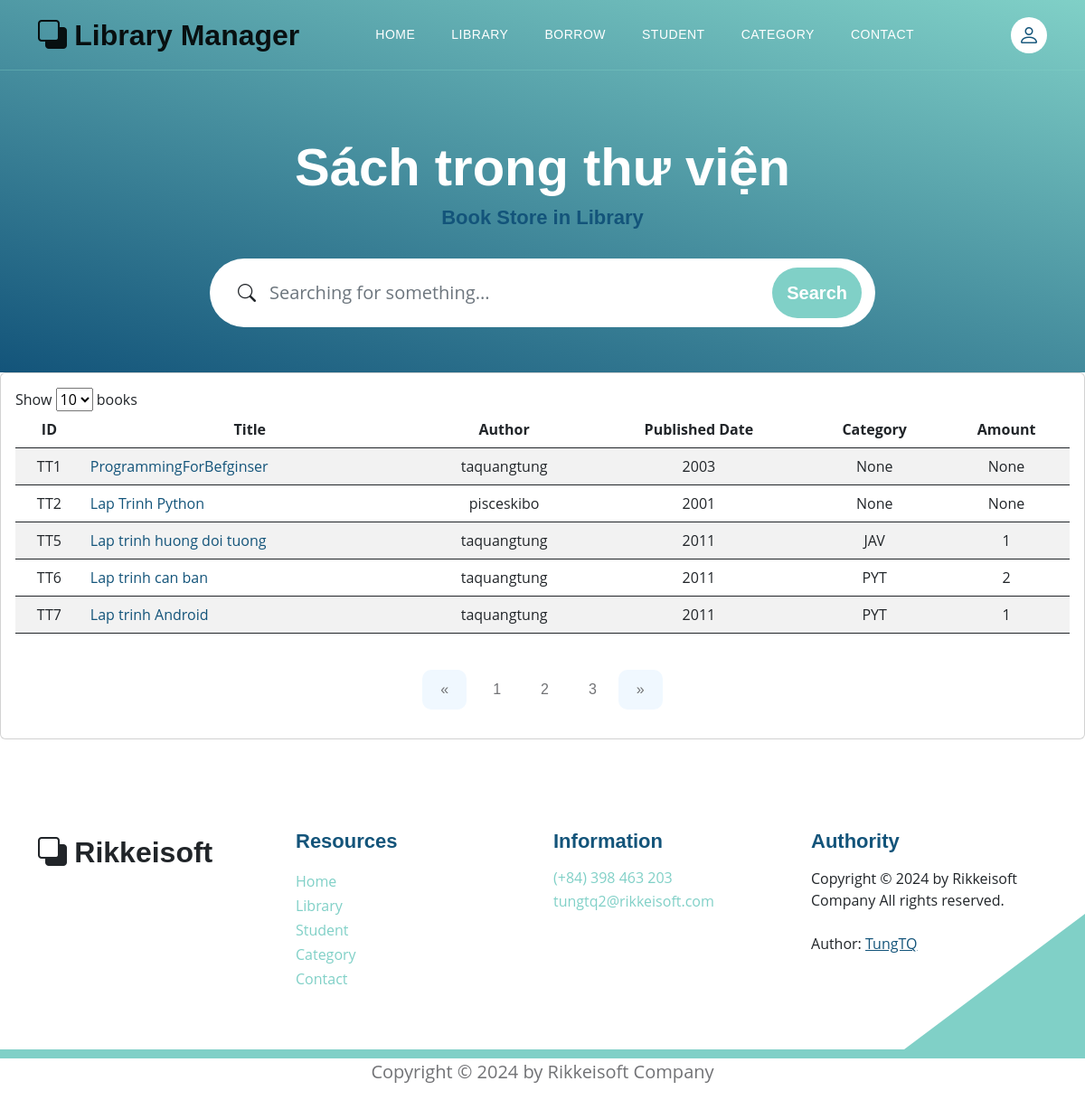
/books, run on the app's committed database.
### models.py (models this page shows, shortened)
class Book(Base):
    __tablename__ = 'books'
    username_id = Column(String(30), ForeignKey('users.username'), nullable=False)
    id_book = Column(String(30), primary_key=True, unique=True, index=True)         # Số thứ tự sách
    title = Column(String(100), index=True)      # Tiêu đề sách
    author = Column(String(100), index=True)     # Tác giả
    year = Column(Integer)                  # Năm xuất bản
    quantity_amount = Column(Integer, index=True, default=0)
    category_id = Column(String(10), ForeignKey('category.category_id'), nullable=False)
    insert_at = Column(DateTime, index = True)
    insert_id = Column(String(30), index = True)
    update_at = Column(DateTime,index=True)
    update_id = Column(String(30), index = True)
    delete_at = Column(DateTime,index=True)
    delete_id = Column(String(30), index = True)
    delete_flag = Column(Integer, index=True)
    user = relationship("User", back_populates="books")
    category = relationship("Category", back_populates="category_books")
    borrows = relationship("BorrowBook", back_populates="book_borrow")
    borrowfinal = relationship("BorrowBookFinal", back_populates="book_borrow_final")

class Category(Base):
    __tablename__ = 'category'
    category_id = Column(String(10), primary_key=True, index=True)
    category_name = Column(String(50), index=True)
    insert_at = Column(DateTime, index = True)
    insert_id = Column(String(30), index = True)
    update_at = Column(DateTime,index=True)
    update_id = Column(String(30), index = True)
    delete_at = Column(DateTime,index=True)
    delete_id = Column(String(30), index = True)
    delete_flag = Column(Integer, index=True)
    category_books = relationship("Book", back_populates="category")

### main.py (the view)
@app.get('/books', response_class=HTMLResponse)
async def read_all_books(request: Request, db: Session = Depends(models.get_db)):
    books = db.query(models.Book).filter(models.Book.delete_flag != 1).all()
    return templates.TemplateResponse("library.html", {"request": request, "books": books})

### templates/library.html (shortened to what this page needs)
{% extends "base.html" %}
{% block content %}
<section class="hero-section d-flex justify-content-center align-items-center" id="section_1"
    style="padding-bottom: 50px;">
    <div class="container">
        <div class="row">
            <div class="col-lg-8 col-12 mx-auto">
                <h1 class="text-white text-center"> Sách trong thư viện </h1>
                <h6 class="text-center"> Book Store in Library </h6>
                <form method="get" action="/books/extension" class="custom-form mt-4 pt-2 mb-lg-0 mb-5" role="search">
                    <div class="input-group input-group-lg">
                        <span class="input-group-text bi-search" id="basic-addon1"></span>
                        <input name="searching" type="search" class="form-control" id="searching"
                            placeholder="Searching for something..." aria-label="Search Anywhere">
                        <button type="submit" class="btn btn-primary">Search</button>
                    </div>
                </form>
            </div>
        </div>
    </div>
</section>
<div class="card card-table comman-shadow">
    <div class="card-body">
        <div class="table-responsive">
            <div id="DataTables_Table_0_wrapper" class="dataTables_wrapper no-footer">
                <div class="dataTables_length" id="DataTables_Table_0_length">
                    <label>Show
                        <select name="DataTables_Table_0_length" aria-controls="DataTables_Table_0" class="">
                            <option value="10">10</option>
                        </select> books
                    </label>
                </div>
                <table
                    class="table border-0 star-student table-hover table-center mb-0 datatable table-striped dataTable no-footer"
                    id="DataTables_Table_0" aria-describedby="DataTables_Table_0_info">
                    <thead class="student-thread">
                        <tr style="text-align: center;">
                            <th class="sorting" tabindex="0" aria-controls="DataTables_Table_0" rowspan="1" colspan="1"
                                aria-label="ID: activate to sort column ascending">ID</th>
                            <th class="sorting" tabindex="0" aria-controls="DataTables_Table_0" rowspan="1" colspan="1"
                                aria-label="Title: activate to sort column ascending">Title</th>
                            <th class="sorting" tabindex="0" aria-controls="DataTables_Table_0" rowspan="1" colspan="1"
                                aria-label="Author: activate to sort column ascending">Author</th>
                            <th class="sorting" tabindex="0" aria-controls="DataTables_Table_0" rowspan="1" colspan="1"
                                aria-label="Published Date: activate to sort column ascending">Published Date</th>
                            <th class="sorting" tabindex="0" aria-controls="DataTables_Table_0" rowspan="1" colspan="1"
                                aria-label="Category: activate to sort column ascending">Category</th>
                            <th class="sorting" tabindex="0" aria-controls="DataTables_Table_0" rowspan="1" colspan="1"
                                aria-label="Action: activate to sort column ascending">Amount</th>
                        </tr>
                    </thead>
                    <tbody>
                        {% for book in books %}
                        <tr class="{% if loop.index is even %} even {% else %}odd{% endif %}">
                            <td style="text-align: center;">{{ book.id_book }}</td>
                            <td> <a href="#">{{ book.title }}</a></td>
                            <td style="text-align: center;">{{ book.author }}</td>
                            <td style="text-align: center;">{{ book.year }}</td>
                            <td style="text-align: center;">{{ book.category }}</td>
                            <td style="text-align: center;">{{ book.quantity_amount }}</td>
                        </tr>
                        {% endfor %}
                    </tbody>
                </table>
                <div style="text-align: center;">
                    <nav aria-label="Page navigation example" style="display: inline-block;">
                        <ul class="pagination">
                            <li class="page-item">
                                <a class="page-link" href="#" aria-label="Previous">
                                    <span aria-hidden="true">&laquo;</span>
                                </a>
                            </li>
                            <li class="page-item"><a class="page-link" href="#">1</a></li>
                            <li class="page-item"><a class="page-link" href="#">2</a></li>
                            <li class="page-item"><a class="page-link" href="#">3</a></li>
                            <li class="page-item">
                                <a class="page-link" href="#" aria-label="Next">
                                    <span aria-hidden="true">&raquo;</span>
                                </a>
                            </li>
                        </ul>
                    </nav>
                </div>
            </div>
        </div>
    </div>
</div>
{% endblock content %}

### templates/base.html (shortened to what this page needs)
<!DOCTYPE html>
<html lang="en">
<head>
    <link href="/static/css/bootstrap.min.css" rel="stylesheet">
    <link href="/static/css/bootstrap-icons.css" rel="stylesheet">
    <link href="/static/css/templatemo-topic-listing.css" rel="stylesheet">
</head>
<body id="top">
    <main>
        <div id="sticky-wrapper" class="sticky-wrapper" style="height: 78px;">
            <nav class="navbar navbar-expand-lg bg-body-tertiary">
                <div class="container">
                    <a class="navbar-brand" href="http://127.0.0.1:8000/">
                        <i class="bi-back"></i>
                        <span> Library Manager </span>
                    </a>
                    <div class="collapse navbar-collapse" id="navbarNav">
                        <ul class="navbar-nav ms-lg-5 me-lg-auto">
                            <li class="nav-item">
                                <a class="nav-link click-scroll" href="http://127.0.0.1:8000"> Home </a>
                            </li>
                            <li class="nav-item">
                                <a class="nav-link click-scroll" href="http://127.0.0.1:8000/books"> Library </a>
                            </li>
                            <li class="nav-item">
                                <a class="nav-link click-scroll" href="#section_3"> Borrow </a>
                            </li>
                            <li class="nav-item">
                                <a class="nav-link click-scroll" href="#section_4"> Student </a>
                            </li>
                            <li class="nav-item">
                                <a class="nav-link click-scroll" href="#section_5"> Category </a>
                            </li>
                            <li class="nav-item">
                                <a class="nav-link click-scroll" href="#section_6"> Contact </a>
                            </li>
                        </ul>
                        <div class="d-none d-lg-block">
                            <a href="http://127.0.0.1:8000/login" class="navbar-icon bi-person smoothscroll">  </a>
                        </div>
                    </div>
                </div>
            </nav>
        </div>
    </main>
    {% block content %}{% endblock content%}
</body>
<footer class="site-footer section-padding">
    <div class="container">
        <div class="row">
            <div class="col-lg-3 col-12 mb-4 pb-2">
                <a class="navbar-brand mb-2" href="home.html">
                    <i class="bi-back"></i>
                    <span> Rikkeisoft </span>
                </a>
            </div>
            <div class="col-lg-3 col-md-4 col-6">
                <h6 class="site-footer-title mb-3">Resources</h6>
                <ul class="site-footer-links">
                    <li class="site-footer-link-item">
                        <a href="http://127.0.0.1:8000/" class="site-footer-link"> Home </a>
                    </li>
                    <li class="site-footer-link-item">
                        <a href="http://127.0.0.1:8000/books/" class="site-footer-link"> Library </a>
                    </li>
                    <li class="site-footer-link-item">
                        <a href="#" class="site-footer-link"> Student </a>
                    </li>
                    <li class="site-footer-link-item">
                        <a href="#" class="site-footer-link"> Category </a>
                    </li>
                    <li class="site-footer-link-item">
                        <a href="#" class="site-footer-link"> Contact </a>
                    </li>
                </ul>
            </div>
            <div class="col-lg-3 col-md-4 col-6 mb-4 mb-lg-0">
                <h6 class="site-footer-title mb-3"> Information </h6>
                <p class="text-white d-flex mb-1">
                    <a href="tel: 0398463203" class="site-footer-link">
                        (+84) 398 463 203
                    </a>
                </p>
                <p class="text-white d-flex">
                    <a href="mailto:tungtq2@rikkeisoft.com" class="site-footer-link">
                        tungtq2@rikkeisoft.com
                    </a>
                </p>
            </div>
            <div class="col-lg-3 col-md-4 col-12 mt-4 mt-lg-0 ms-auto">
                <h6 class="site-footer-title mb-3"> Authority </h6>
                Copyright © 2024 by Rikkeisoft Company All rights reserved.
                <br><br> Author: <a rel="nofollow" href="https://github.com/pisceskibo" target="_blank"> <u> TungTQ </u>
                </a>
            </div>
        </div>
    </div>
</footer>
<p style="text-align: center;"> Copyright © 2024 by Rikkeisoft Company </p>
</html>

### data on the page
Book: id_book "TT1", title "ProgrammingForBefginser", author "taquangtung", year "2003", category "None", quantity_amount "None"
Book: id_book "TT2", title "Lap Trinh Python", author "pisceskibo", year "2001", category "None", quantity_amount "None"
Book: id_book "TT5", title "Lap trinh huong doi tuong", author "taquangtung", year "2011", category "JAV", quantity_amount "1"
Book: id_book "TT6", title "Lap trinh can ban", author "taquangtung", year "2011", category "PYT", quantity_amount "2"
Book: id_book "TT7", title "Lap trinh Android", author "taquangtung", year "2011", category "PYT", quantity_amount "1"
